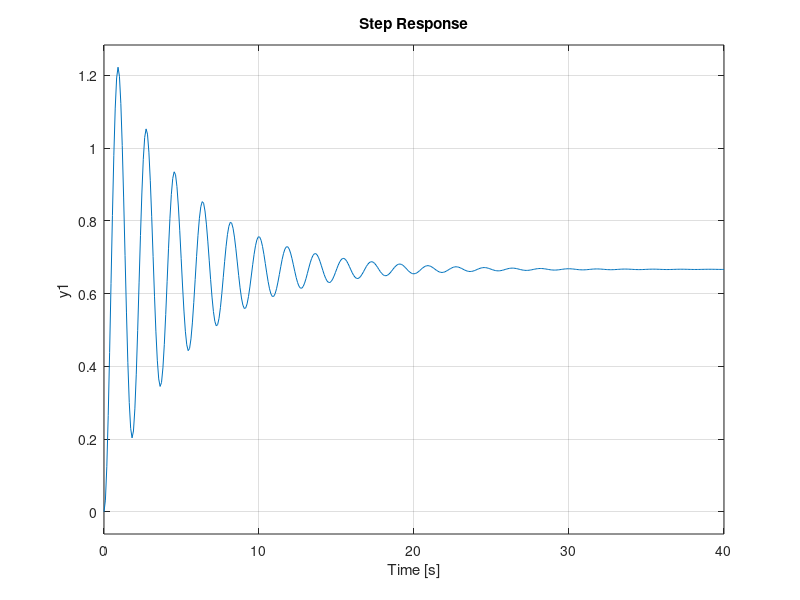

MATLAB code for this plot: (Note: this script raises an error after producing the figure.)
%% ex1
H = tf(8,[1 0.4 12]);
step(H)
stepinfo(H)
sum = 0;
t = step(H);
for i=40:50
    sum = sum+t(i);
end
ss = sum/10;
sse = 1-ss
%% ex2
Htp = tf(2, [1 2 4]);
HPI = tf([1.2 2], [0.6 0]);

SYS = feedback(HPI*Htp, 1)
step(SYS)
stepinfo(SYS)
